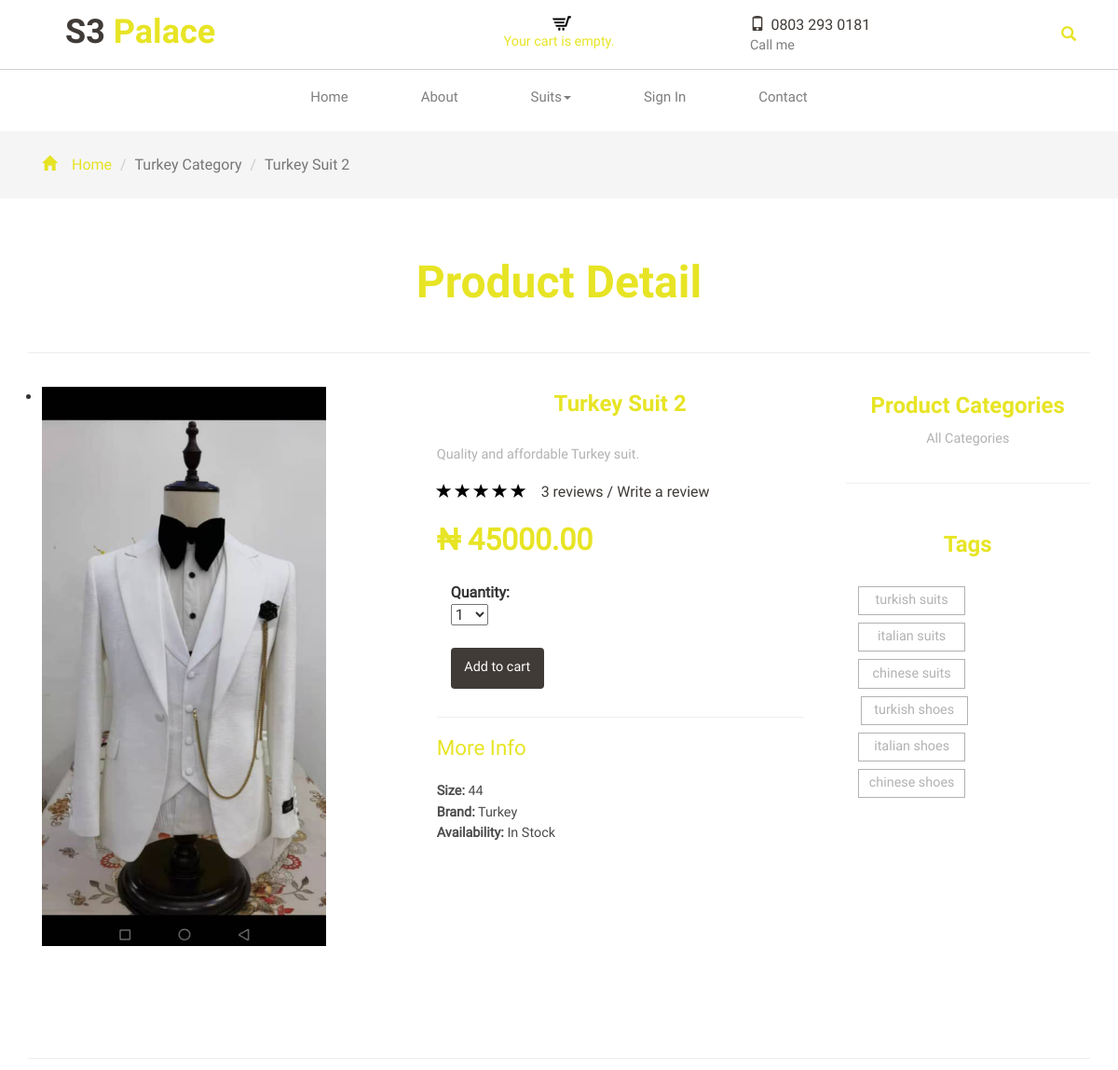
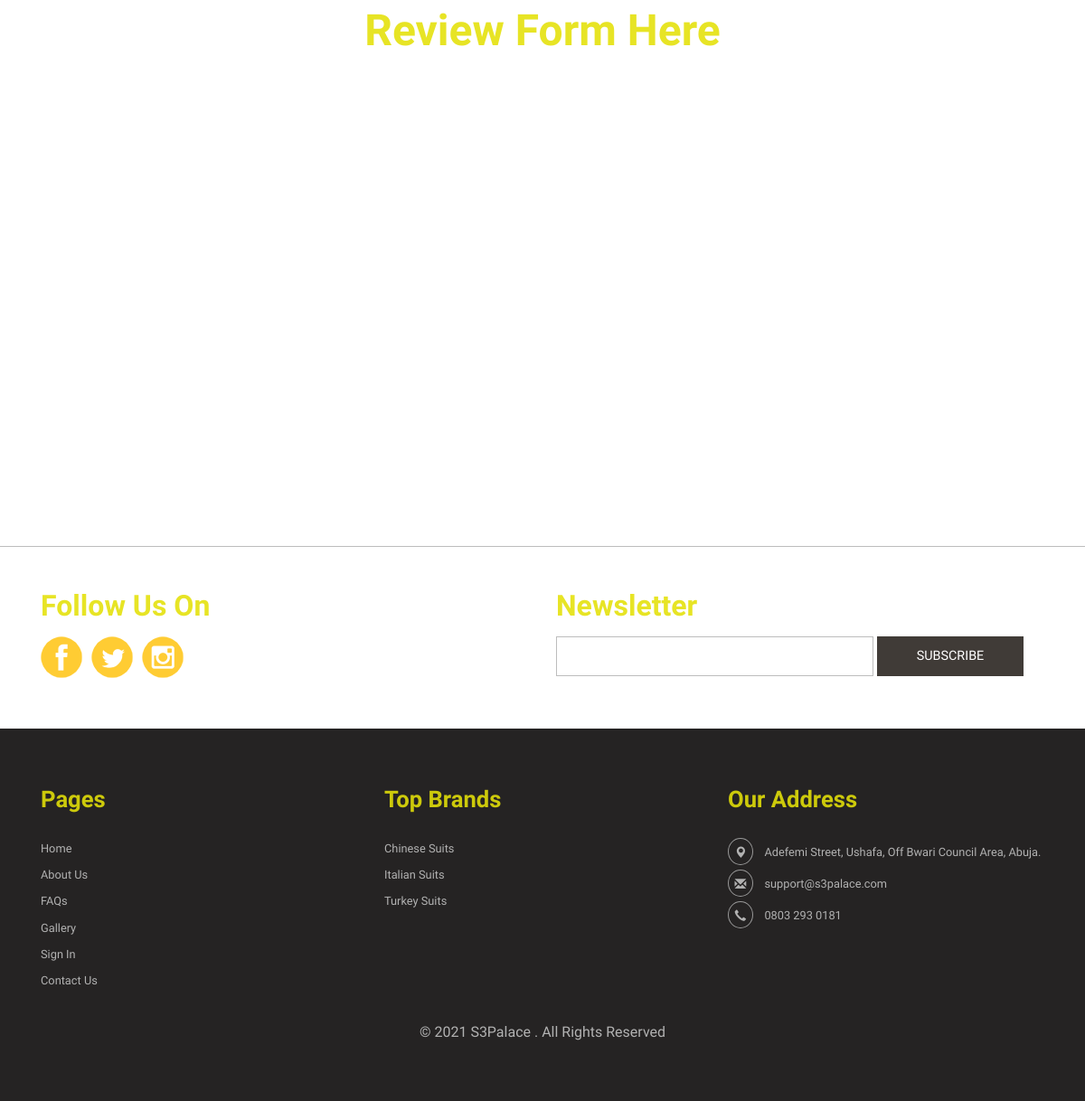
The page /2/turkey-suit-2/ on the database its author committed (2 pictures, top to bottom).
### shop/models.py (models this page shows, shortened)
class Suits(models.Model):
    sizes = (
        (40,40),
        (42,42),
        (44,44),
        (46,46),
        (48,48),
        (50,50),
        (52,52),
        (54,54),
        (56,56),
        (58,58),
        (60,60),
        (64,64),
        (66,66),
        (68,68),
        (70,70)
    )
    brands = (
        ('Italian Suits', 'Italian Suits'),
        ('Turkish Suits', 'Turkish Suits'),
        ('Chinese Suits', 'Chinese Suits'),
        ('Italian Shoes', 'Italian Shoes'),
        ('Turkish Shoes', 'Turkish Shoes'),
        ('Chinese Shoes', 'Chinese Shoes')
    )
    name = models.CharField(max_length=200, db_index=True)
    slug = models.SlugField(max_length=200, db_index=True)
    category = models.ForeignKey(Sub_Category, related_name='suits_products', on_delete=models.CASCADE)
    sizes = models.IntegerField(choices=sizes, null=True, db_index=True, default=40)
    brands = models.CharField(max_length=100, choices=brands, null=True, db_index=True)
    image = models.ImageField(upload_to='products/%Y/%m/%d',blank=True)
    description = models.TextField(blank=True)
    price = models.DecimalField(max_digits=10, decimal_places=2)
    available = models.BooleanField(default=True)
    created = models.DateTimeField(auto_now_add=True)
    updated = models.DateTimeField(auto_now=True)
    class Meta:
        ordering = ('name',)
        index_together = (('id', 'slug'),)
    def __str__(self):
        return self.name

class Sub_Category(models.Model):
    name = models.CharField(max_length=100, db_index=True)
    slug = models.SlugField(max_length=200, unique=True)
    class Meta:
        ordering = ('name',)
        verbose_name = 'sub_category'
        verbose_name_plural = 'sub_categories'
    def __str__(self):
        return self.name
    def get_absolute_url(self):
        return reverse('shop:product_list_by_category',args=[self.slug])

### shop/views.py (the view)
# urls.py: path('<int:id>/<slug:slug>/', views.suit_detail,name='suit_detail'),
def suit_detail(request, id, slug):
    suit = get_object_or_404(Suits, id=id, slug=slug, available=True)
    subcategories = Sub_Category.objects.all()
    cart_product_form = CartAddProductForm()
    print('This is suit detail=', suit)
    context = {
		'suit': suit,
        'subcategories':subcategories,
		'cart_product_form': cart_product_form,
	}
    return render(request,'shop/product/suit_detail.html',context)

### cart/forms.py
class CartAddProductForm(forms.Form):
	quantity = forms.TypedChoiceField(choices=PRODUCT_QUANTITY_CHOICES, coerce=int)
	override = forms.BooleanField(required=False, initial=False, widget=forms.HiddenInput)

### cart/cart.py (called while the page is built)
  def __len__(self):
    return sum(item['quantity'] for item in self.cart.values())

### cart/context_processors.py (called while the page is built)
def cart(request):
	return {'cart': Cart(request)}

### shop/templates/shop/product/suit_detail.html (shortened to what this page needs)
{% extends 'shop/base.html' %}
{% load static %}
{% block content %}
<div class="breadcrumbs">
	<div class="container">
		<ol class="breadcrumb breadcrumb1 animated wow slideInLeft animated" data-wow-delay=".5s" style="visibility: visible; animation-delay: 0.5s; animation-name: slideInLeft;">
			<li><a href="{% url 'shop:home' %}"><span class="glyphicon glyphicon-home" aria-hidden="true"></span>Home</a></li>
			<li class="active">{{ suit.category }} Category</li>
			<li class="active">{{ suit.name }}</li>
		</ol>
	</div>
</div>
<div class="products">
	<div class="container">
		<h2>
			{% if category %}{{ category.name }} {% else %}Product Detail{% endif %}
		</h2>
        <hr>
        <div class='row'>
            <div class="col-md-9" style="border: 0px solid red;">
                <div class="content-top1">
                    <div class="col-md-4 col-sm-12" style="width:50%; min-height:700px; border: 0px solid red;">
                        <div class="flexslider">
                            <ul class="slides">
                                <li data-thumb="{{ suit.image.url }}">
                                    <div class="thumb-image">
                                        <img style="height:600px; width:100%;" src="{{ suit.image.url }}" data-imagezoom="true" class="img-responsive">
                                    </div>
                                </li>
                            </ul>
                        </div>
                    </div>
                    <div class="col-md-8 col-sm-12" style="min-height:700px; width:50%; border: 0px solid green;">
                        <div class="single-para simpleCart_shelfItem">
                            <h2>{{ suit.name }}</h2>
                            <p> {{ suit.description|linebreaks }}</p>
                            <div class="star-on">
                                <ul>
                                    <li><a href="#"><i class="glyphicon glyphicon-star"> </i></a></li>
                                    <li><a href="#"><i class="glyphicon glyphicon-star"> </i></a></li>
                                    <li><a href="#"><i class="glyphicon glyphicon-star"> </i></a></li>
                                    <li><a href="#"><i class="glyphicon glyphicon-star"> </i></a></li>
                                    <li><a href="#"><i class="glyphicon glyphicon-star"> </i></a></li>
                                </ul>
                                <div class="review">
                                    <a href="#"> 3 reviews </a>/
                                    <a href="#">Write a review</a>
                                </div>
                                <div class="clearfix"> </div>
                            </div>
                            <label  class="add-to item_price">&#x20A6; {{ suit.price }}</label>
                            <br>
                            <div class="col-md-4 top-footer1 animated wow fadeInRight">
                                <form action="{% url "cart:cart_add" suit.id %}" method="post">
                                    {{ cart_product_form }} <br>
                                    {% csrf_token %} <br>
                                    <input class="item_add btn btn-outline-dark" style="width:100px;" type="submit" value="Add to cart">
                                </form>
                            </div>
                            <br><br>
                            <div class="available">
                                <br><br><hr>
                                <h6 style="text-align:left; color:#e4e008e1;">More Info</h6>
                                <ul>
                                    <li><b>Size:</b> {{ suit.sizes }}</li> <br>
                                    <li><b>Brand:</b> {{ suit.category }}</li> <br>
                                    <li><b>Availability:</b> {% if suit.available %}In Stock{% else %}Out Of Stock{% endif %}</li>
                                </ul>
                            </div>
                        </div>
                    </div>
                </div>
            </div>
            <br>
            <div class="col-md-3 col-sm-12 mt-10 animated wow fadeInLeft" data-wow-delay=".5s" style="border: 0px solid gold; text-align:center;">
                    <div class="rsidebar span_1_of_left">
                            <h3 class="cate">Product Categories</h3>
                            <ul class="menu-drop">
                                <li class="item1"> {% if not category %} {% endif %}
                                    <a href="{% url "shop:home" %}">All Categories</a>
                                </li>
                            </ul>
                    </div>
                    <hr>
                                <div class="tag">
                                    <h3 class="cate">Tags</h3>
                                    <div class="tags text-right col-md-6 col-sm-12">
                                        <ul>
                                            <li style="width:115px; float:right;"><a href="#">turkish suits</a></li>
                                            <li style="width:115px; float:right;"><a href="#">italian suits</a></li>
                                            <li style="width:115px; float:right;"><a href="#">chinese suits</a></li>
                                            <li style="width:115px; float:right;"><a href="#">turkish shoes</a></li>
                                            <li style="width:115px; float:right;"><a href="#">italian shoes</a></li>
                                            <li style="width:115px; float:right;"><a href="#">chinese shoes</a></li>
                                            <div class="clearfix"> </div>
                                        </ul>
                                    </div>
                                </div>
            </div>
        </div>
        <hr>
        <div class="row">
            <div class="rsidebar span_1_of_left" style="border: 0px solid purple; height:500px; text-align:center;">
                <h2>Review Form Here</h2>
            </div>
        </div>
    </div>
</div>
{% endblock content  %}

### shop/templates/shop/product/footer.html (shortened to what this page needs)
<div class="footer">
	<div class="container">
		<div class="footer-top">
			<div class="col-md-6 top-footer animated wow fadeInLeft" data-wow-delay=".5s">
				<h3>Follow Us On</h3>
				<div class="social-icons">
					<ul class="social">
						<li><a href="https://web.facebook.com/SMILESSUITSANDSHOESPALACE/"><i></i></a> </li>
						<li><a href="https://web.facebook.com/SMILESSUITSANDSHOESPALACE/"><i class="facebook"></i></a></li>
						<li><a href="https://web.instagram.com/SmilesSuitsandShoespalace/"><i class="linked"></i> </a></li>
					</ul>
				 </div>
			</div>
			<div class="col-md-6 top-footer1 animated wow fadeInRight" data-wow-delay=".5s">
				<h3>Newsletter</h3>
					<form action="#" method="post">
						<input type="text" name="email" value="" onfocus="this.value='';" onblur="if (this.value == '') {this.value ='';}">
						<input type="submit" value="SUBSCRIBE">
					</form>
			</div>
			<div class="clearfix"> </div>
		</div>
	</div>
	<div class="footer-bottom">
		<div class="container">
				<div class="col-md-4 footer-bottom-cate animated wow fadeInLeft" data-wow-delay=".5s">
					<h6>Pages</h6>
					<ul>
						<li><a href="{% url 'shop:home' %}">Home</a></li>
						<li><a href="{% url 'shop:about' %}">About Us</a></li>
						<li><a href="{% url 'shop:about' %}#faq">FAQs</a></li>
						<li><a href="#">Gallery</a></li>
						<li><a href="#">Sign In</a></li>
						<li><a href="{% url 'shop:contact' %}">Contact Us</a></li>
					</ul>
				</div>
				<div class="col-md-4 footer-bottom-cate animated wow fadeInRight" data-wow-delay=".5s">
					<h6>Top Brands</h6>
					<ul>
						{% for c in subcategories %}
						<li {% if category.slug == c.slug %} {% endif %}>
							{% if c.name == 'Chinese' %}
								<a href="{{ c.get_absolute_url }}">{{ c.name }} Suits</a>
							{% elif c.name == 'Italian' %}
								<a href="{{ c.get_absolute_url }}">{{ c.name }} Suits</a>
							{% elif c.name == 'Turkey' %}
								<a href="{{ c.get_absolute_url }}">{{ c.name }} Suits</a>
							{% endif %}
						</li>
						{% endfor %}
					</ul>
				</div>
				<div class="col-md-4 footer-bottom-cate cate-bottom animated wow fadeInRight" data-wow-delay=".5s">
					<h6>Our Address</h6>
					<ul>
						<li><i class="glyphicon glyphicon-map-marker" aria-hidden="true"></i>Adefemi Street, Ushafa, Off Bwari Council Area, <span>Abuja.</span></li>
						<li><i class="glyphicon glyphicon-envelope" aria-hidden="true"></i><a href="mailto:support@s3palace.com"></a>support@s3palace.com</li>
						<li><i class="glyphicon glyphicon-earphone" aria-hidden="true"></i>0803 293 0181</li>
					</ul>
				</div>
				<div class="clearfix"> </div>
				<p class="footer-class animated wow fadeInUp animated" data-wow-delay=".5s"
                style="visibility: visible; animation-delay: 0.5s; animation-name: fadeInUp;"> © 2021 S3Palace . All Rights Reserved </p>
		</div>
	</div>
</div>

### shop/static/css/style.css (style rules this page uses)
html,body { background:#fff; font-size: 100%; font-family: 'Roboto-Regular'; }
body a { transition:0.5s all; -webkit-transition:0.5s all; -moz-transition:0.5s all; -o-transition:0.5s all; -ms-transition:0.5s all; }
ul { padding: 0; margin: 0; }
h1,h2,h3,h4,h5,h6,label,p { margin:0; }
.item_add { color: #000; border:none; }
.glyphicon { line-height: normal; }
.content-top1 { padding: 1em 0; }
.top-footer1 h3 { font-size: 2em; color: #e4e008e1; margin: 0 0 0.5em; font-family: 'Poiret One', cursive; font-weight:700; }
.top-footer h3 { font-size: 2em; color: #e4e008e1; margin: 0 0 0.5em; font-family: 'Poiret One', cursive; font-weight:700; }
.top-footer1 input[type="text"] { width: 65%; padding: 0.6em; outline: none; color: #BDBDBD; font-size: 1em; background: none; border: 1px solid #BDBDBD; }
.top-footer1 input[type="submit"] { font-size: 0.9em; color: #fff; background-color:#403b37; border: none; padding: 0.8em 0em; width: 30%; vertical-align: top; outline: none; }
.footer { border-top: 1px solid #BDBDBD; }
.footer-top { padding: 3em 0 ; }
.footer-bottom-cate h6 { font-size: 1.6em; color: #e4e008e1; margin: 0 0 1em; font-family: 'Poiret One', cursive; font-weight:700; }
.footer-bottom-cate ul { padding: 0; margin: 0; }
.footer-bottom-cate ul li { list-style: none; padding: 0.2em 0; }
.footer-bottom-cate ul li a { text-decoration:none; font-size: 0.8em; color: #B2B2B2; }
.cate-bottom ul li { font-size:0.8em; color: #B2B2B2; }
p.footer-class { font-size: 1em; color: #B2B2B2; margin: 2em 0 0; text-align:center; }
.footer-bottom { padding: 4em 0; background:#252323; }
.footer-bottom-cate.cate-bottom ul li i { border: 1px solid #999; padding: .5em; border-radius: 100%; -webkit-border-radius: 100%; -moz-border-radius: 100%; -o-border-radius: 100%; -ms-border-radius: 100%; margin-right: 1em; }
.breadcrumb1 li span { left: 0em; padding-right: 1em; color: #e4e008e1; }
.breadcrumbs { padding: 1.5em 0 !important; background: #f5f5f5 !important; }
.breadcrumb { padding: 0px 15px; margin-bottom: 0 !important; }
.breadcrumb1 li a { color: #e4e008e1; text-decoration: none; }
.breadcrumb > .active { color: #777; }
.breadcrumb1 li { font-size: 1em; color: #999; }
ul.social li i { display: inline-block; background: url(../images/img-sprite-1.png) no-repeat -8px -64px; width: 47px; height: 47px; margin: 0 5px 0 0; }
ul.social li i.facebook { background-position: -64px -64px; }
ul.social li i.linked { background-position: -121px -64px; }
ul.social li { display: inline-block; }
ul.social { padding:0; }
.products h2 { color:#e4e008e1; font-size: 3em; text-align: center; margin: 0 0 1em; font-family: 'Poiret One', cursive; font-weight:700; }
.products { padding: 4em 0; }
h3.cate { color: #e4e008e1; font-size: 1.5em; font-family: 'Poiret One', cursive; font-weight: 700; }
.rsidebar.span_1_of_left { margin-bottom: 2em; }
.menu-drop { width: auto; height: auto; padding: 0; list-style: none; margin: 0.5em 0; }
.menu-drop > li > a { width: 100%; margin: 0.3em 0; display:inline-block; position: relative; color: #B2B2B2; font-size: 0.9em; text-decoration:none; }
.tag { padding: 2em 0; }
.tags { padding: 1.5em 0 0; }
.tags ul li { display: inline-block; float:left; width: 22.8%; margin: 0.5em 2% 0 0; text-align: center; }
.tags li a { font-size: 0.9em; display:block; padding: 0.3em 0.4em; text-decoration: none; color: #B2B2B2; border: 1px solid #B2B2B2; }
.tags ul li:nth-child(4),.tags ul li:nth-child(8),.tags ul li:nth-child(12) { margin:0.5em 0 0; }
.thumb-image { width: 305px; }
.thumb-image > img { width: 100%; }
.single-para h2 { font-size: 1.5em; color: #e4e008e1; line-height: 1.5em; font-family: 'Poiret One', cursive; font-weight: 700; }
label.add-to { display:block; font-size: 2em; color:#e4e008e1; }
.single-para p { font-size:0.9em; color:#B2B2B2; line-height:1.8em; }
.star-on { padding: 1em 0; }
.star-on ul { float:left; }
.star-on ul li { display: inline-block; }
.star-on ul li i { color:#000; }
.review { float:left; padding: 0 1em; }
.star-on a { text-decoration:none; font-size:1em; color:#403b37; }
.available h6 { color:#403b37; font-size:1.4em; padding: 0 0 1em; }
.available ul li { display:inline-block; padding:0 0.5em 0 0; color:#4c4c4c; font-size:0.9em; }
.available { padding: 2em 0 1em; }

### rows shown on the page
Suits: category "Turkey", name "Turkey Suit 2", image (picture), description "Quality and affordable Turkey suit.", price "45000.00", sizes "44"
Sub_Category: name "Chinese"
Sub_Category: name "Italian"
Sub_Category: name "Turkey"
